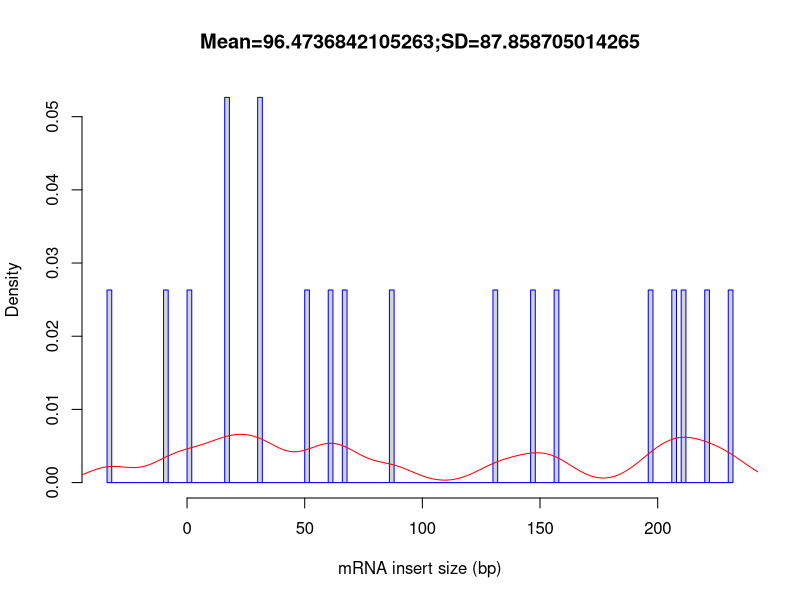

This chart was generated by the following R code:
out_file = 'output'
pdf('output.inner_distance_plot.pdf')
fragsize=rep(c(-248,-243,-238,-233,-228,-223,-218,-213,-208,-203,-198,-193,-188,-183,-178,-173,-168,-163,-158,-153,-148,-143,-138,-133,-128,-123,-118,-113,-108,-103,-98,-93,-88,-83,-78,-73,-68,-63,-58,-53,-48,-43,-38,-33,-28,-23,-18,-13,-8,-3,2,7,12,17,22,27,32,37,42,47,52,57,62,67,72,77,82,87,92,97,102,107,112,117,122,127,132,137,142,147,152,157,162,167,172,177,182,187,192,197,202,207,212,217,222,227,232,237,242,247),times=c(0,0,0,0,0,0,0,0,0,0,0,0,0,0,0,0,0,0,0,0,0,0,0,0,0,0,0,0,0,0,0,0,0,0,0,0,0,0,0,0,0,0,0,1,0,0,0,0,1,0,1,0,0,2,0,0,2,0,0,0,1,0,1,1,0,0,0,1,0,0,0,0,0,0,0,0,1,0,0,1,0,1,0,0,0,0,0,0,0,1,0,1,1,0,1,0,1,0,0,0))
frag_sd = sd(fragsize)
frag_mean = mean(fragsize)
frag_median = median(fragsize)
write(x=c("Name","Mean","Median","sd"), sep="	", file=stdout(),ncolumns=4)
write(c(out_file,frag_mean,frag_median,frag_sd),sep="	", file=stdout(),ncolumns=4)
hist(fragsize,probability=T,breaks=100,xlab="mRNA insert size (bp)",main=paste(c("Mean=",frag_mean,";","SD=",frag_sd),collapse=""),border="blue")
lines(density(fragsize,bw=10),col='red')
dev.off()
